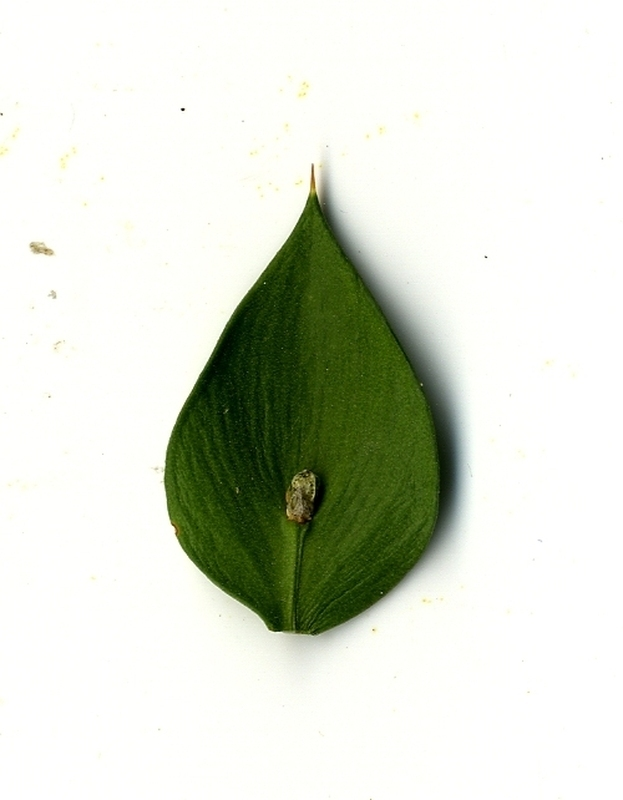
#> input picture database/10309.jpg, 623 x 800 px
$ python zad3_223021.py
#> lines starting #> are read from the running program, lines starting #| are printed output that depends on the picture; after the words box and inside, x2 and y2 are one past the last pixel; in counts of white or black regions, pixels touching at a corner belong together
import cv2
import numpy as np
from matplotlib import pyplot as plt
from matplotlib import use as mpl_use
mpl_use('TkAgg')

# Izbraniot algoritam prilicno dobro gi segmentira slikite so mnogu minimalni greski

# Namestete ja patekata kaj vas za da vi raboti, jas staviv vo zipot od nekolku sliki rezultati
img = cv2.imread('../database/10309.jpg', 0)
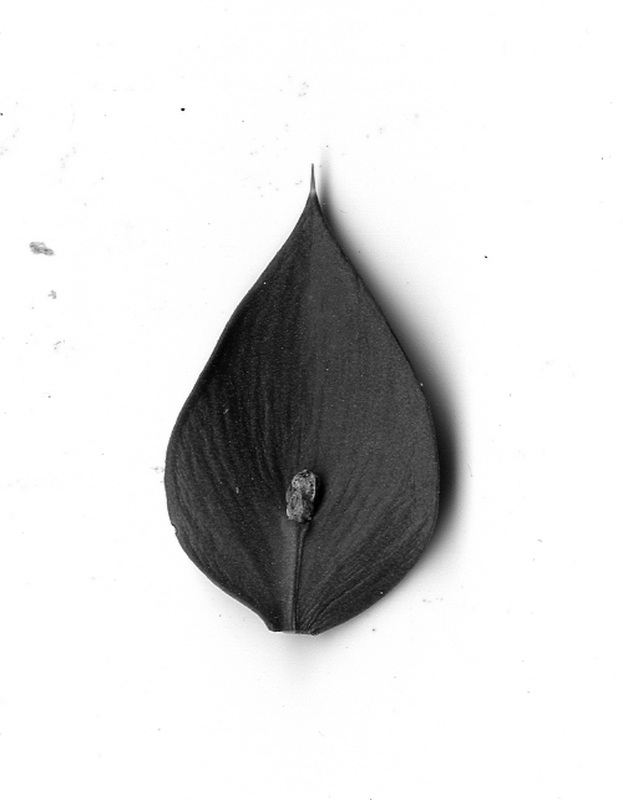
#> img: shape (800, 623); min 0, max 255, mean 219
blur = cv2.GaussianBlur(img, (5, 5), 0)
ret, thresholdedImg = cv2.threshold(blur, 0, 255, cv2.THRESH_BINARY + cv2.THRESH_OTSU)
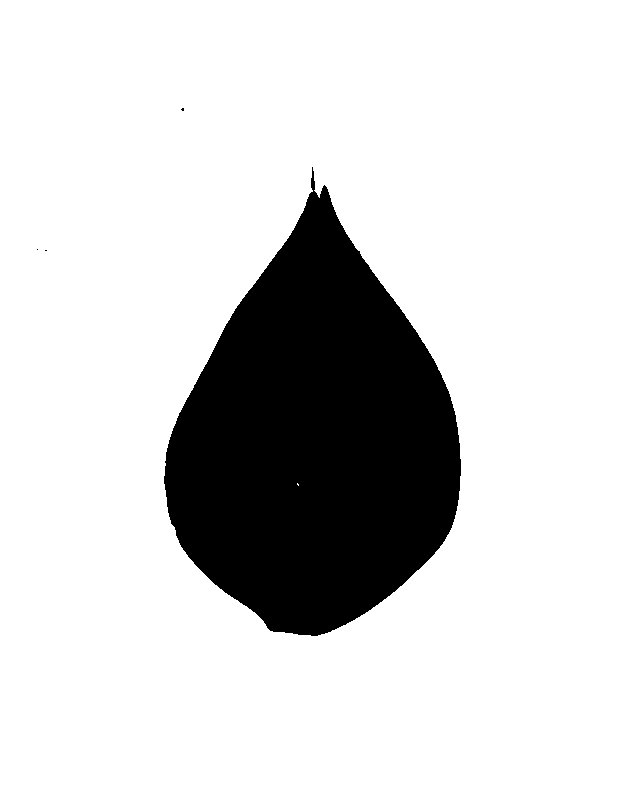
#> thresholdedImg: shape (800, 623); 82.8% white; 4 black regions (3 under 20 px), largest, box (x1, y1, x2, y2) and area: (164, 167, 461, 636) 85929
#> ret = 154
thresholdedInvertedImg = 255 - thresholdedImg

# Dilatacija pa erozija - opening
opened = cv2.morphologyEx(thresholdedImg, cv2.MORPH_OPEN, kernel=np.ones((5, 5)))
#> opened: shape (800, 623); 82.8% white; 4 black regions (3 under 20 px)
contoursOpened, hierarchy1 = cv2.findContours(opened, cv2.RETR_TREE, cv2.CHAIN_APPROX_SIMPLE)
#> contoursOpened = 5 contours, 3 with area under 20; largest, box (x1, y1, x2, y2) and area: (0, 0, 623, 800) 496978, (163, 166, 462, 637) 86479
contoursOpenedImage = cv2.drawContours(np.zeros_like(img), contoursOpened, -1, (255, 255, 255), 1)
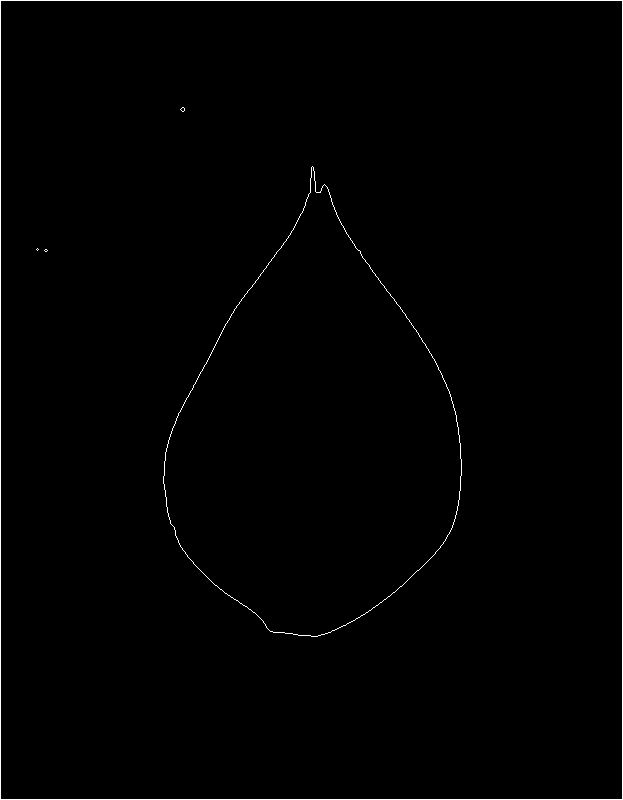
#> contoursOpenedImage: shape (800, 623); 0.78% white in thin lines or dots

# Vtor nacin - cisto da probam :)
# Erozija pa dilatacija - closing
closed = cv2.morphologyEx(thresholdedInvertedImg, cv2.MORPH_CLOSE, kernel=np.ones((5, 5)))
#> closed: shape (800, 623); 17.2% white; 4 white regions (3 under 20 px)
contoursClosed, hierarchy2 = cv2.findContours(closed, cv2.RETR_TREE, cv2.CHAIN_APPROX_SIMPLE)
#> contoursClosed = 4 contours, 3 with area under 20; largest, box (x1, y1, x2, y2) and area: (164, 167, 461, 636) 85431
contoursClosedImage = cv2.drawContours(np.zeros_like(img), contoursClosed, -1, (255, 255, 255), 1)
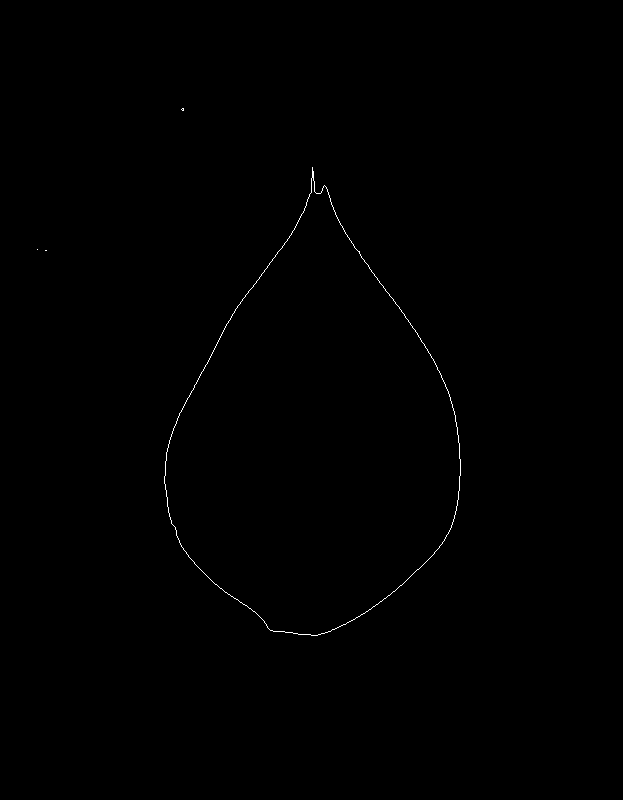
#> contoursClosedImage: shape (800, 623); 0.21% white in thin lines or dots, all inside (x1, y1, x2, y2) = (37, 108, 461, 636)


plt.figure(1)
plt.subplot(1,4,1)
plt.title("Original")
plt.imshow(img, cmap='gray')

plt.subplot(1,4,2)
plt.title("Thresholded")
plt.imshow(thresholdedImg, cmap='gray')

plt.subplot(1,4,3)
plt.title("Opening - Erosion -> Dilation")
plt.imshow(opened, cmap='gray')

plt.subplot(1,4,4)
plt.title("Contours")
plt.imshow(255-contoursOpenedImage, cmap='gray')

plt.show()
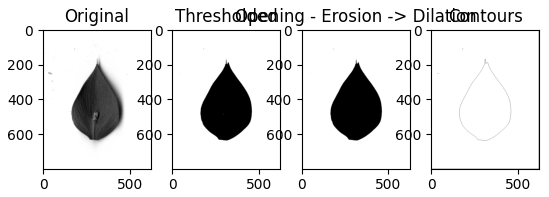
#> figure drawn by matplotlib, 4 panels

$ run again, with database/1.jpg copied over database/10309.jpg
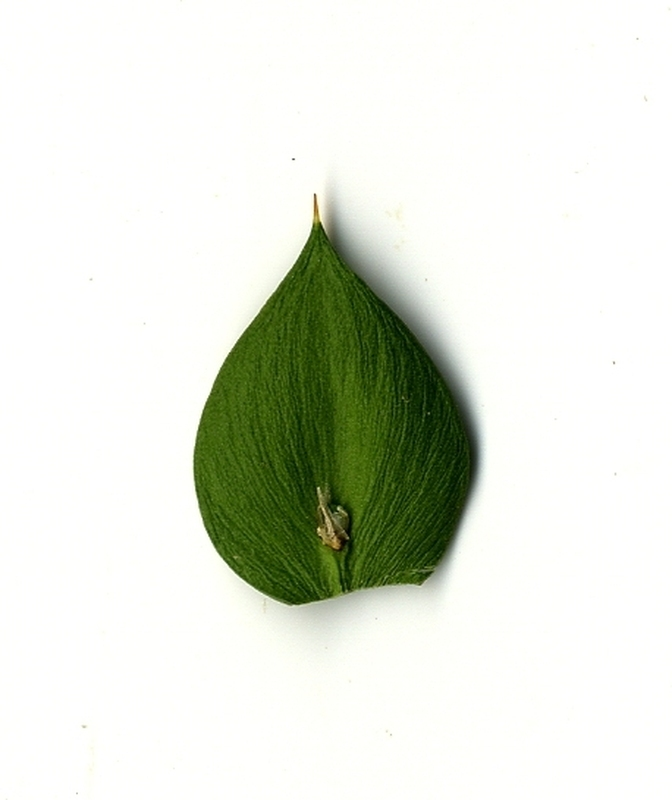
#> input picture database/1.jpg, 672 x 800 px
#> `ret, thresholdedImg = cv2.threshold(blur, 0, 255, cv2.THRESH_BINARY + ..`:
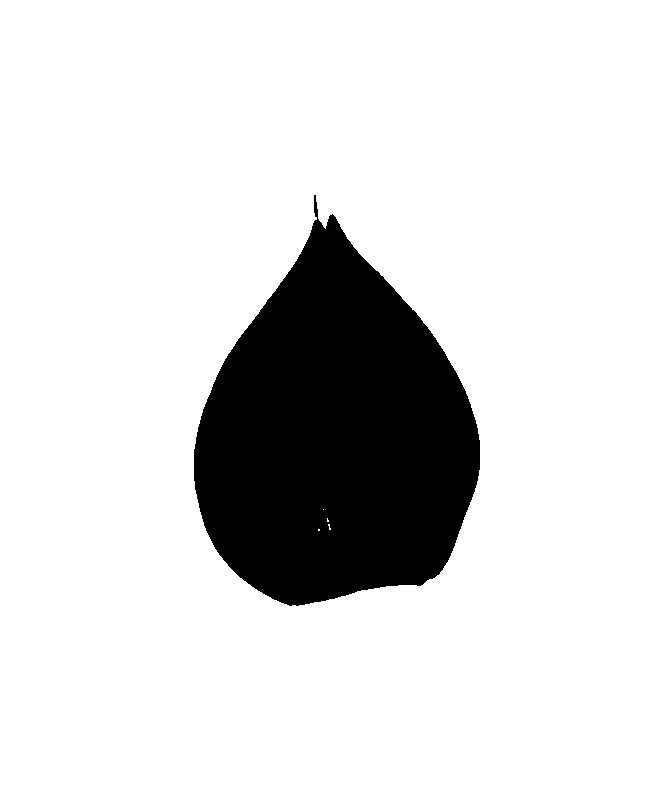
#> thresholdedImg: shape (800, 672); 85.8% white; 1 black region, box (x1, y1, x2, y2) and area: (194, 195, 480, 606) 76316
#> ret = 158
#> opened: shape (800, 672); 85.8% white; 1 black region
#> contoursOpened = 2 contours; box (x1, y1, x2, y2) and area: (0, 0, 672, 800) 536129, (193, 194, 481, 607) 76853
#> contoursOpenedImage: shape (800, 672); 0.73% white in thin lines or dots
#> closed: shape (800, 672); 14.2% white; 1 white region
#> contoursClosed = 1 contour; box (x1, y1, x2, y2) and area: (194, 195, 480, 606) 75861
#> contoursClosedImage: shape (800, 672); 0.18% white in thin lines or dots, all inside (x1, y1, x2, y2) = (194, 195, 480, 606)
#> `plt.show()`:
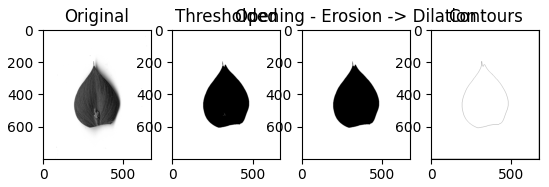
#> figure drawn by matplotlib, 4 panels

$ run again, with database/10000.jpg copied over database/10309.jpg
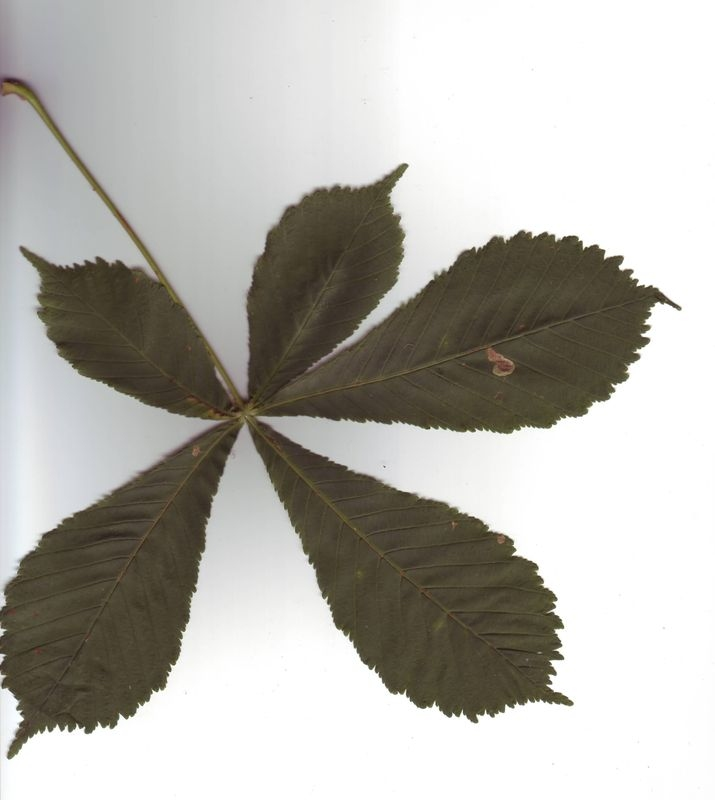
#> input picture database/10000.jpg, 715 x 800 px
#> `ret, thresholdedImg = cv2.threshold(blur, 0, 255, cv2.THRESH_BINARY + ..`:
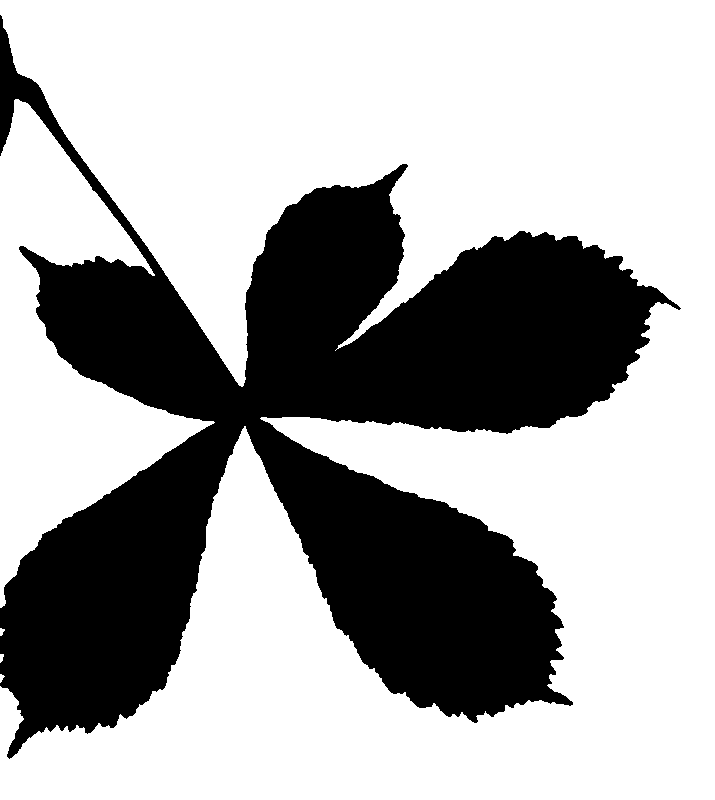
#> thresholdedImg: shape (800, 715); 66.9% white; 1 black region, box (x1, y1, x2, y2) and area: (0, 15, 681, 759) 189468
#> ret = 152
#> opened: shape (800, 715); 66.8% white; 1 black region
#> contoursOpened = 5 contours, 3 with area under 20; largest, box (x1, y1, x2, y2) and area: (0, 0, 715, 800) 337854, (0, 100, 210, 607) 40490
#> contoursOpenedImage: shape (800, 715); 1.2% white in thin lines or dots
#> closed: shape (800, 715); 33.2% white; 1 white region
#> contoursClosed = 1 contour; box (x1, y1, x2, y2) and area: (0, 15, 681, 759) 187922
#> contoursClosedImage: shape (800, 715); 0.77% white in thin lines or dots, all inside (x1, y1, x2, y2) = (0, 15, 681, 759)
#> `plt.show()`:
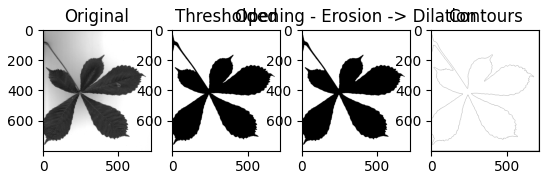
#> figure drawn by matplotlib, 4 panels

$ run again, with database/10001.jpg copied over database/10309.jpg
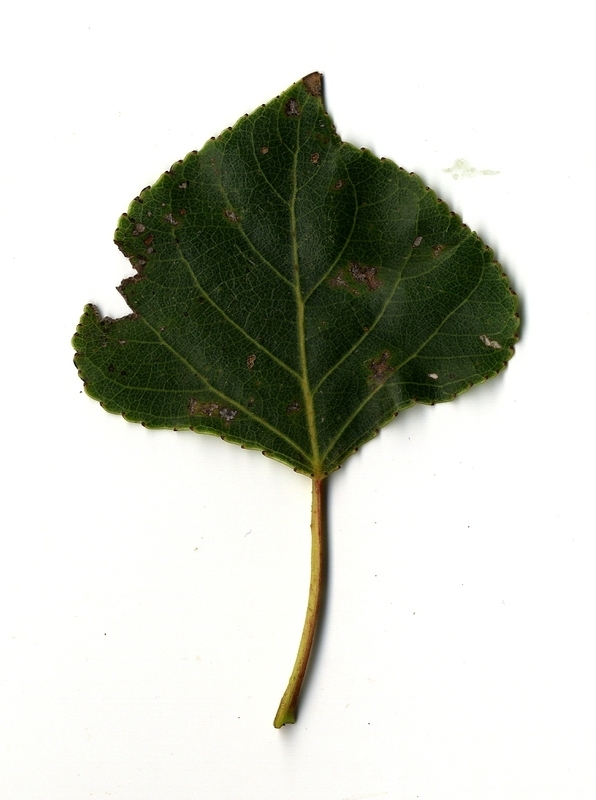
#> input picture database/10001.jpg, 596 x 800 px
#> `ret, thresholdedImg = cv2.threshold(blur, 0, 255, cv2.THRESH_BINARY + ..`:
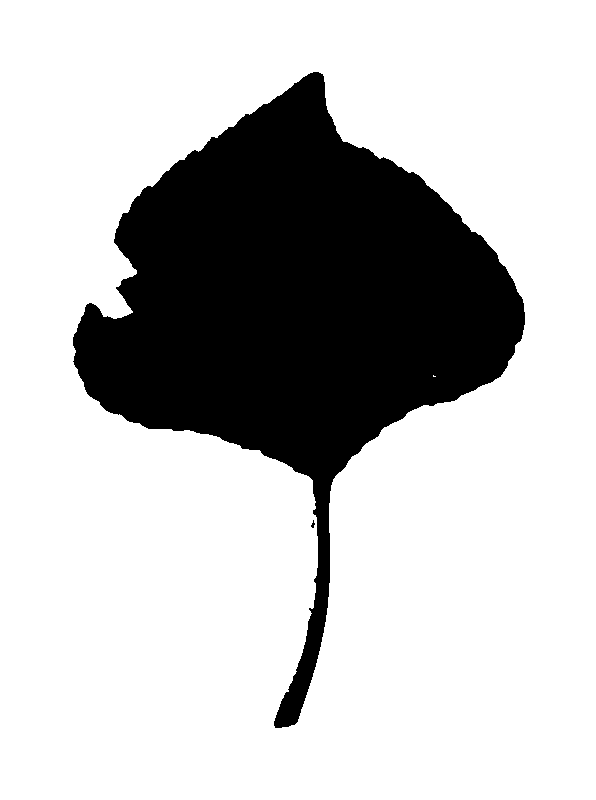
#> thresholdedImg: shape (800, 596); 75.9% white; 2 black regions (1 under 20 px), largest, box (x1, y1, x2, y2) and area: (73, 72, 525, 728) 114699
#> ret = 148
#> opened: shape (800, 596); 75.9% white; 1 black region
#> contoursOpened = 2 contours; box (x1, y1, x2, y2) and area: (0, 0, 596, 800) 475405, (72, 71, 526, 729) 115676
#> contoursOpenedImage: shape (800, 596); 0.96% white in thin lines or dots
#> closed: shape (800, 596); 24.1% white; 1 white region
#> contoursClosed = 1 contour; box (x1, y1, x2, y2) and area: (73, 72, 525, 728) 113910
#> contoursClosedImage: shape (800, 596); 0.37% white in thin lines or dots, all inside (x1, y1, x2, y2) = (73, 72, 525, 728)
#> `plt.show()`:
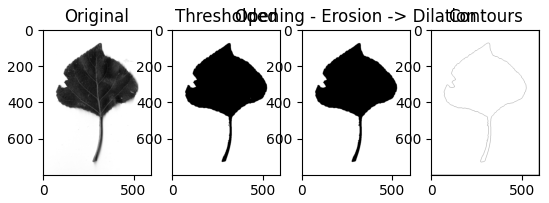
#> figure drawn by matplotlib, 4 panels
